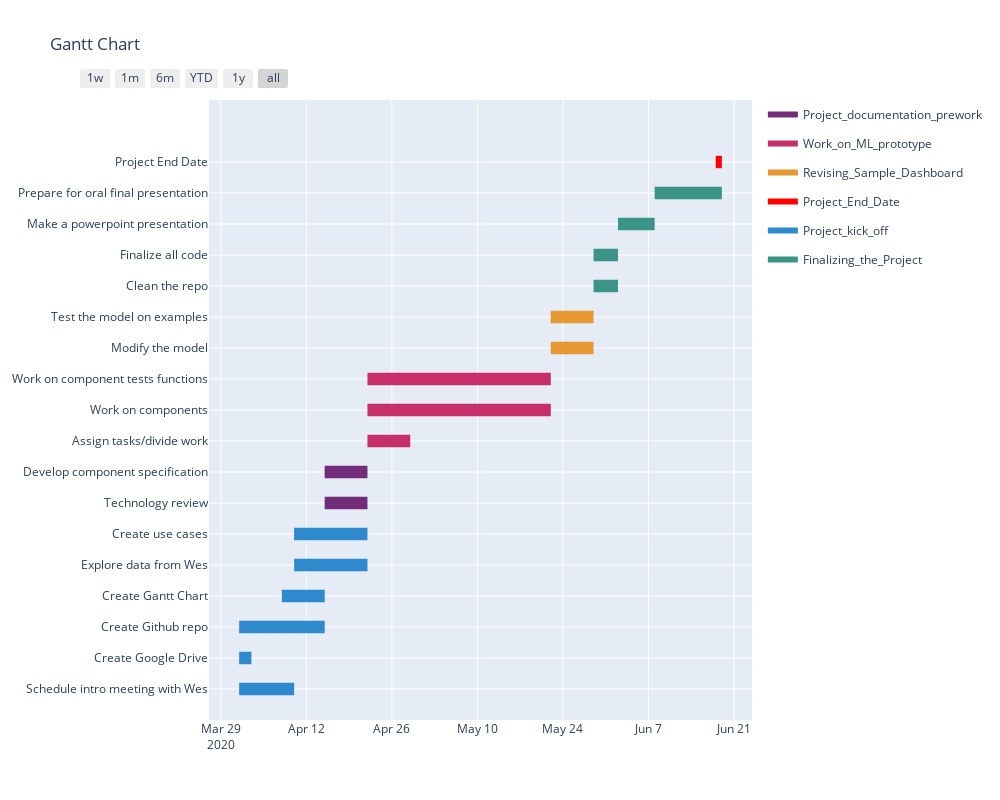

The cell this chart's notebook holds for it:
### Code cell
df = [dict(Task='Schedule intro meeting with Wes',
           Start='2020-04-01',
           Finish='2020-04-10',
           Resource='Project_kick_off'),
      dict(Task='Create Google Drive',
           Start='2020-04-01',
           Finish='2020-04-03',
           Resource='Project_kick_off'),
      dict(Task='Create Github repo',
           Start='2020-04-01',
           Finish='2020-04-15',
           Resource='Project_kick_off'),
      dict(Task='Create Gantt Chart',
           Start='2020-04-08',
           Finish='2020-04-15',
           Resource='Project_kick_off'),
      dict(Task='Explore data from Wes',
           Start='2020-04-10',
           Finish='2020-04-22',
           Resource='Project_kick_off'),
      dict(Task='Create use cases',
           Start='2020-04-10',
           Finish='2020-04-22',
           Resource='Project_kick_off'),

      dict(Task='Technology review',
           Start='2020-04-15',
           Finish='2020-04-22',
           Resource="Project_documentation_prework"),
      dict(Task='Develop component specification',
           Start='2020-04-15',
           Finish='2020-04-22',
           Resource="Project_documentation_prework"),

      dict(Task='Assign tasks/divide work',
           Start='2020-04-22',
           Finish='2020-04-29',
           Resource="Work_on_ML_prototype"),
      dict(Task='Work on components',
           Start='2020-04-22',
           Finish='2020-05-22',
           Resource="Work_on_ML_prototype"),
      dict(Task='Work on component tests functions',
           Start='2020-04-22',
           Finish='2020-05-22',
           Resource="Work_on_ML_prototype"),

      dict(Task='Modify the model',
           Start='2020-05-22',
           Finish='2020-05-29',
           Resource="Revising_Sample_Dashboard"),
      dict(Task='Test the model on examples',
           Start='2020-05-22',
           Finish='2020-05-29',
           Resource="Revising_Sample_Dashboard"),

      dict(Task="Clean the repo",
           Start='2020-05-29',
           Finish='2020-06-02',
           Resource='Finalizing_the_Project'),
      dict(Task="Finalize all code",
           Start='2020-05-29',
           Finish='2020-06-02',
           Resource='Finalizing_the_Project'),
      dict(Task="Make a powerpoint presentation",
           Start='2020-06-02',
           Finish='2020-06-08',
           Resource='Finalizing_the_Project'),
      dict(Task="Prepare for oral final presentation",
           Start='2020-06-08',
           Finish='2020-06-19',
           Resource='Finalizing_the_Project'),

      dict(Task="Project End Date",
           Start='2020-06-18',
           Finish='2020-06-19',
           Resource='Project_End_Date')]

colors = dict(Project_kick_off='rgb(46, 137, 205)',
              Project_documentation_prework='rgb(114, 44, 121)',
              Work_on_ML_prototype='rgb(198, 47, 105)',
              Revising_Sample_Dashboard='rgb(230, 153, 51)',
              Finalizing_the_Project='rgb(58, 149, 136)',
              Project_End_Date='rgb(255, 0, 0)')

fig = ff.create_gantt(df, colors=colors, index_col='Resource',
                      showgrid_x=True, showgrid_y=True,
                      height=800, width=1000, bar_width=0.2,
                      show_colorbar=True)

fig.show()

### Figure 1 — Plotly figure (JSON) as saved in the notebook; plotly's stock layout.template omitted (floating-point values rounded to 4 significant figures)
{"data": [{"fill": "toself", "fillcolor": "rgb(114, 44, 121)", "hoverinfo": "name", "legendgroup": "rgb(114, 44, 121)", "mode": "none", "name": "Project_documentation_prework", "type": "scatter", "x": ["2020-04-15", "2020-04-22", "2020-04-22", "2020-04-15", "2020-04-15", "2020-04-15", "2020-04-22", "2020-04-22", "2020-04-15"], "y": [5.8, 5.8, 6.2, 6.2, null, 6.8, 6.8, 7.2, 7.2]}, {"fill": "toself", "fillcolor": "rgb(198, 47, 105)", "hoverinfo": "name", "legendgroup": "rgb(198, 47, 105)", "mode": "none", "name": "Work_on_ML_prototype", "type": "scatter", "x": ["2020-04-22", "2020-04-29", "2020-04-29", "2020-04-22", "2020-04-22", "2020-04-22", "2020-05-22", "2020-05-22", "2020-04-22", "2020-04-22", "2020-04-22", "2020-05-22", "2020-05-22", "2020-04-22"], "y": [7.8, 7.8, 8.2, 8.2, null, 8.8, 8.8, 9.2, 9.2, null, 9.8, 9.8, 10.2, 10.2]}, {"fill": "toself", "fillcolor": "rgb(230, 153, 51)", "hoverinfo": "name", "legendgroup": "rgb(230, 153, 51)", "mode": "none", "name": "Revising_Sample_Dashboard", "type": "scatter", "x": ["2020-05-22", "2020-05-29", "2020-05-29", "2020-05-22", "2020-05-22", "2020-05-22", "2020-05-29", "2020-05-29", "2020-05-22"], "y": [10.8, 10.8, 11.2, 11.2, null, 11.8, 11.8, 12.2, 12.2]}, {"fill": "toself", "fillcolor": "rgb(255, 0, 0)", "hoverinfo": "name", "legendgroup": "rgb(255, 0, 0)", "mode": "none", "name": "Project_End_Date", "type": "scatter", "x": ["2020-06-18", "2020-06-19", "2020-06-19", "2020-06-18"], "y": [16.8, 16.8, 17.2, 17.2]}, {"fill": "toself", "fillcolor": "rgb(46, 137, 205)", "hoverinfo": "name", "legendgroup": "rgb(46, 137, 205)", "mode": "none", "name": "Project_kick_off", "type": "scatter", "x": ["2020-04-01", "2020-04-10", "2020-04-10", "2020-04-01", "2020-04-01", "2020-04-01", "2020-04-03", "2020-04-03", "2020-04-01", "2020-04-01", "2020-04-01", "2020-04-15", "2020-04-15", "2020-04-01", "2020-04-01", "2020-04-08", "2020-04-15", "2020-04-15", "2020-04-08", "2020-04-08", "2020-04-10", "2020-04-22", "2020-04-22", "2020-04-10", "2020-04-10", "2020-04-10", "2020-04-22", "2020-04-22", "2020-04-10"], "y": [-0.2, -0.2, 0.2, 0.2, null, 0.8, 0.8, 1.2, 1.2, null, 1.8, 1.8, 2.2, 2.2, null, 2.8, 2.8, 3.2, 3.2, null, 3.8, 3.8, 4.2, 4.2, null, 4.8, 4.8, 5.2, 5.2]}, {"fill": "toself", "fillcolor": "rgb(58, 149, 136)", "hoverinfo": "name", "legendgroup": "rgb(58, 149, 136)", "mode": "none", "name": "Finalizing_the_Project", "type": "scatter", "x": ["2020-05-29", "2020-06-02", "2020-06-02", "2020-05-29", "2020-05-29", "2020-05-29", "2020-06-02", "2020-06-02", "2020-05-29", "2020-05-29", "2020-06-02", "2020-06-08", "2020-06-08", "2020-06-02", "2020-06-02", "2020-06-08", "2020-06-19", "2020-06-19", "2020-06-08"], "y": [12.8, 12.8, 13.2, 13.2, null, 13.8, 13.8, 14.2, 14.2, null, 14.8, 14.8, 15.2, 15.2, null, 15.8, 15.8, 16.2, 16.2]}, {"legendgroup": "rgb(114, 44, 121)", "marker": {"color": "rgb(114, 44, 121)", "opacity": 0, "size": 1}, "mode": "markers", "name": "", "showlegend": false, "text": [null, null, null, null], "type": "scatter", "x": ["2020-04-15", "2020-04-22", "2020-04-15", "2020-04-22"], "y": [6, 6, 7, 7]}, {"legendgroup": "rgb(198, 47, 105)", "marker": {"color": "rgb(198, 47, 105)", "opacity": 0, "size": 1}, "mode": "markers", "name": "", "showlegend": false, "text": [null, null, null, null, null, null], "type": "scatter", "x": ["2020-04-22", "2020-04-29", "2020-04-22", "2020-05-22", "2020-04-22", "2020-05-22"], "y": [8, 8, 9, 9, 10, 10]}, {"legendgroup": "rgb(230, 153, 51)", "marker": {"color": "rgb(230, 153, 51)", "opacity": 0, "size": 1}, "mode": "markers", "name": "", "showlegend": false, "text": [null, null, null, null], "type": "scatter", "x": ["2020-05-22", "2020-05-29", "2020-05-22", "2020-05-29"], "y": [11, 11, 12, 12]}, {"legendgroup": "rgb(255, 0, 0)", "marker": {"color": "rgb(255, 0, 0)", "opacity": 0, "size": 1}, "mode": "markers", "name": "", "showlegend": false, "text": [null, null], "type": "scatter", "x": ["2020-06-18", "2020-06-19"], "y": [17, 17]}, {"legendgroup": "rgb(46, 137, 205)", "marker": {"color": "rgb(46, 137, 205)", "opacity": 0, "size": 1}, "mode": "markers", "name": "", "showlegend": false, "text": [null, null, null, null, null, null, null, null, null, null, null, null], "type": "scatter", "x": ["2020-04-01", "2020-04-10", "2020-04-01", "2020-04-03", "2020-04-01", "2020-04-15", "2020-04-08", "2020-04-15", "2020-04-10", "2020-04-22", "2020-04-10", "2020-04-22"], "y": [0, 0, 1, 1, 2, 2, 3, 3, 4, 4, 5, 5]}, {"legendgroup": "rgb(58, 149, 136)", "marker": {"color": "rgb(58, 149, 136)", "opacity": 0, "size": 1}, "mode": "markers", "name": "", "showlegend": false, "text": [null, null, null, null, null, null, null, null], "type": "scatter", "x": ["2020-05-29", "2020-06-02", "2020-05-29", "2020-06-02", "2020-06-02", "2020-06-08", "2020-06-08", "2020-06-19"], "y": [13, 13, 14, 14, 15, 15, 16, 16]}], "layout": {"height": 800, "hovermode": "closest", "showlegend": true, "title": {"text": "Gantt Chart"}, "width": 1000, "xaxis": {"rangeselector": {"buttons": [{"count": 7, "label": "1w", "step": "day", "stepmode": "backward"}, {"count": 1, "label": "1m", "step": "month", "stepmode": "backward"}, {"count": 6, "label": "6m", "step": "month", "stepmode": "backward"}, {"count": 1, "label": "YTD", "step": "year", "stepmode": "todate"}, {"count": 1, "label": "1y", "step": "year", "stepmode": "backward"}, {"step": "all"}]}, "showgrid": true, "type": "date", "zeroline": false}, "yaxis": {"autorange": false, "range": [-1, 19], "showgrid": true, "ticktext": ["Schedule intro meeting with Wes", "Create Google Drive", "Create Github repo", "Create Gantt Chart", "Explore data from Wes", "Create use cases", "Technology review", "Develop component specification", "Assign tasks/divide work", "Work on components", "Work on component tests functions", "Modify the model", "Test the model on examples", "Clean the repo", "Finalize all code", "Make a powerpoint presentation", "Prepare for oral final presentation", "Project End Date"], "tickvals": [0, 1, 2, 3, 4, 5, 6, 7, 8, 9, 10, 11, 12, 13, 14, 15, 16, 17], "zeroline": false}}}
